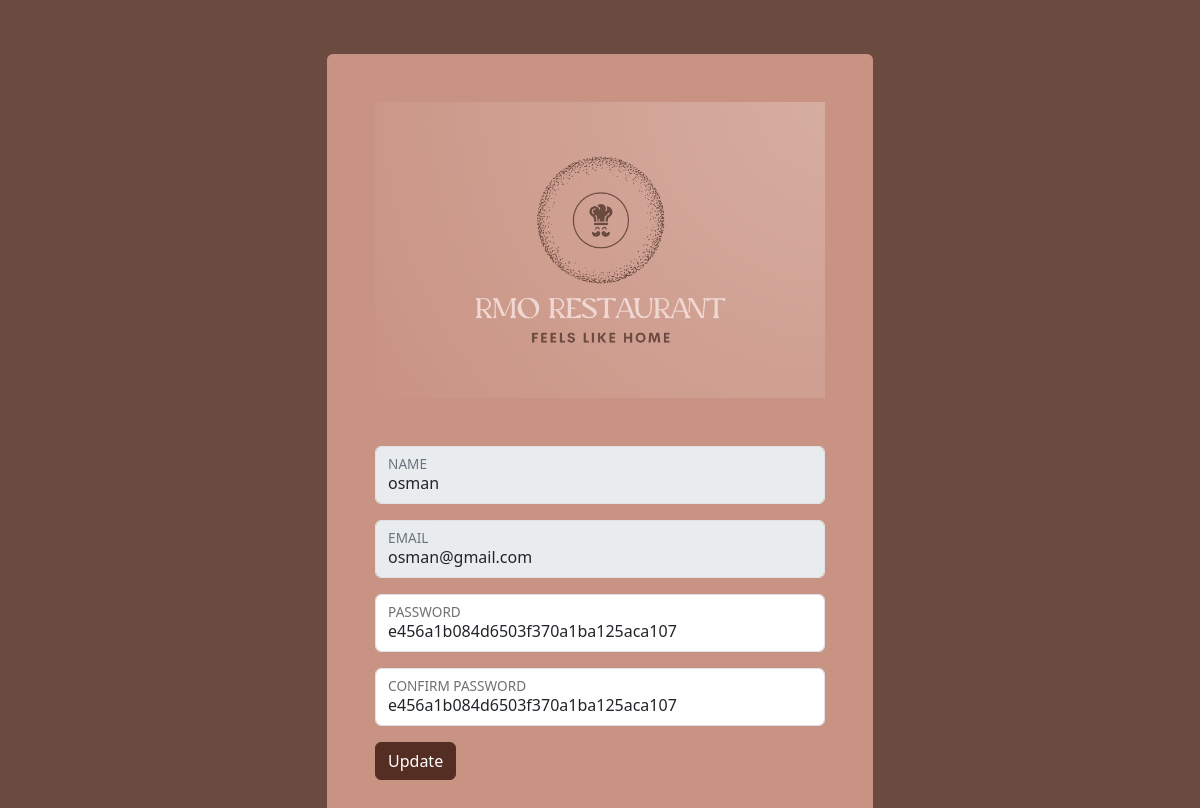
The page /updateUser.php?id=23 (signed in) on the database its author committed.
### tables this page shows
CREATE TABLE `users` (
  `id` int(11) NOT NULL,
  `name` varchar(50) NOT NULL,
  `email` varchar(200) NOT NULL,
  `password` varchar(100) NOT NULL,
  `role` varchar(10) NOT NULL DEFAULT 'user'
);

### updateUser.php (the view, shortened to what this page needs)
<!DOCTYPE html>
<html lang="en">
<head>
  <link href="https://cdn.jsdelivr.net/npm/bootstrap@5.3.3/dist/css/bootstrap.min.css" rel="stylesheet">
</head>
<body>
    <?php
 $cnn = mysqli_connect("localhost", "root", "", "rmo");
 $id = $_GET["id"];
$sql="SELECT * FROM users where id=$id";
if(mysqli_query($cnn,$sql)){
    $result = mysqli_query($cnn,$sql);
    if(mysqli_num_rows($result)>0){
        $row=mysqli_fetch_array($result);
        $name= $row["name"];
        $email= $row["email"];
        $password= $row["password"];
    }
    else{
        echo "No user found";
    }
}
else{
    echo "an error occured";
}
?>
  <div class="container py-4">
    <div class="row justify-content-center">
      <div class="col-md-6">
        <form action="updatedUser.php" method="post" class="p-5 rounded form-container" id="">
          <div class="text-center mb-5">
            <img class="img-fluid" src="logoo.png" height="250" alt="restaurant logo">
          </div>
          <div class="form-floating mb-3">
            <input type="text" name="name" value="<?php echo $name; ?>" class="form-control" id="Name2" disabled readonly>
            <label for="Name2">NAME</label>
          </div>
          <div class="form-floating mb-3">
            <input type="email" name="email" value="<?php echo $email; ?>" class="form-control" id="Email" readonly disabled>
            <label for="Email">EMAIL</label>
          </div>
          <div class="form-floating mb-3">
            <input type="text" name="password" value="<?php echo $password; ?>" class="form-control" id="password2" minlength="8" required>
            <label for="password2">PASSWORD</label>
          </div>
          <div class="form-floating mb-3">
            <input type="text" name="passwordconf" value="<?php echo $password; ?>" class="form-control" id="password3" required>
            <label for="password3">CONFIRM PASSWORD</label>
          </div>
          <div class="mt-3">
          <button type="submit" class="btn btn-primary">Update</button>
           </div>
          <br>
        </form>
      </div>
    </div>
  </div>
</body>
</html>

### updateUser.php (style rules this page uses)
body { background-color: #6B4A3F; }
.form-container { background-color: #C99383; padding: 50px; margin-top: 30px; }
.text-center { color: #6B4A3F; }
.btn-primary { background-color: #542e23; border-color: #542e23; }

### rows shown on the page
users: name "osman", email "osman@gmail.com", password "e456a1b084d6503f370a1ba125aca107", passwordconf "e456a1b084d6503f370a1ba125aca107"
